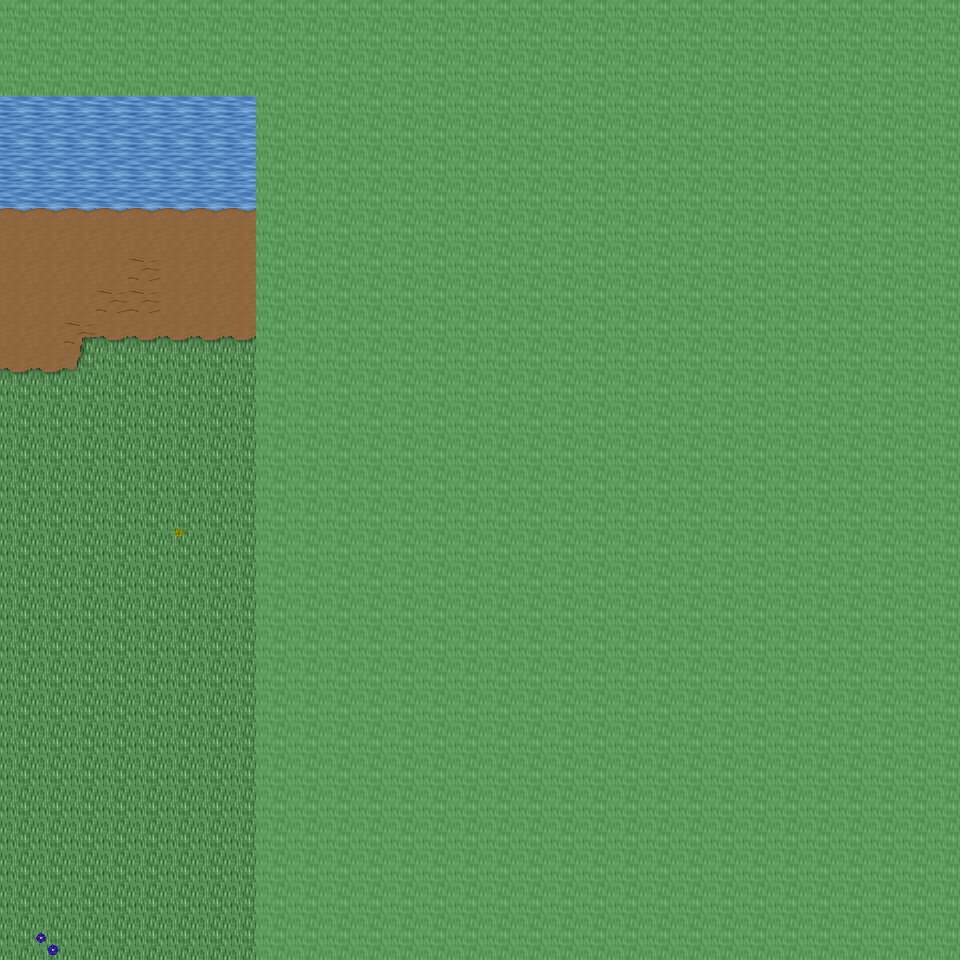

This game map was drawn from its Tiled (.tmx) file and the tilesets committed beside it. A one-line description and the trimmed map source follow:
An orthogonal 30x30 tile map with 32x32 px tiles, 6 tile layers (Ground, Object, Object2, Above, ...), 16 tilesets and 2 objects (2x mapchange).

<map version="1.0" orientation="orthogonal" renderorder="right-down" width="30" height="30" tilewidth="32" tileheight="32" nextobjectid="3">
  <tileset firstgid="1" name="tileset_ground_ground" tilewidth="32" tileheight="32" tilecount="33" columns="3">
    <image source="../drawable/tileset_ground_ground.png" width="96" height="352" />
  </tileset>
  <tileset firstgid="34" name="tileset_ground_water_pool" tilewidth="32" tileheight="32" tilecount="72" columns="3">
    <image source="../drawable/tileset_ground_water_pool.png" width="96" height="768" />
  </tileset>
  <tileset firstgid="106" name="tileset_ground_ridge_earth_dark" tilewidth="32" tileheight="32" tilecount="96" columns="12">
    <image source="../drawable/tileset_ground_ridge_earth_dark.png" width="384" height="256" />
  </tileset>
  <tileset firstgid="202" name="tileset_ground_grass_edges" tilewidth="32" tileheight="32" tilecount="36" columns="12">
    <image source="../drawable/tileset_ground_grass_edges.png" width="384" height="96" />
  </tileset>
  <tileset firstgid="238" name="tileset_ground_earth_edges" tilewidth="32" tileheight="32" tilecount="18" columns="6">
    <image source="../drawable/tileset_ground_earth_edges.png" width="192" height="96" />
  </tileset>
  <tileset firstgid="256" name="tileset_ground_grass_corners" tilewidth="32" tileheight="32" tilecount="24" columns="6">
    <image source="../drawable/tileset_ground_grass_corners.png" width="192" height="128" />
  </tileset>
  <tileset firstgid="280" name="tileset_plant_flower_daisy_blue" tilewidth="32" tileheight="32" tilecount="8" columns="2">
    <image source="../drawable/tileset_plant_flower_daisy_blue.png" width="64" height="128" />
  </tileset>
  <tileset firstgid="288" name="tileset_plant_flower_daisy_yellow" tilewidth="32" tileheight="32" tilecount="8" columns="2">
    <image source="../drawable/tileset_plant_flower_daisy_yellow.png" width="64" height="128" />
  </tileset>
  <tileset firstgid="296" name="tileset_plant_bush_bushes" tilewidth="32" tileheight="32" tilecount="10" columns="5">
    <image source="../drawable/tileset_plant_bush_bushes.png" width="160" height="64" />
  </tileset>
  <tileset firstgid="306" name="tileset_plant_flower_daisy_red" tilewidth="32" tileheight="32" tilecount="8" columns="2">
    <image source="../drawable/tileset_plant_flower_daisy_red.png" width="64" height="128" />
  </tileset>
  <tileset firstgid="314" name="tileset_plant_flower_daisy_white" tilewidth="32" tileheight="32" tilecount="8" columns="2">
    <image source="../drawable/tileset_plant_flower_daisy_white.png" width="64" height="128" />
  </tileset>
  <tileset firstgid="322" name="tileset_logic_collision" tilewidth="32" tileheight="32" tilecount="1" columns="1">
    <image source="../drawable/tileset_logic_collision.png" width="32" height="32" />
  </tileset>
  <tileset firstgid="323" name="tileset_plant_tree_tree_green" tilewidth="32" tileheight="32" tilecount="88" columns="8">
    <image source="../drawable/tileset_plant_tree_tree_green.png" width="256" height="352" />
  </tileset>
  <tileset firstgid="411" name="tileset_building_castle" tilewidth="32" tileheight="32" tilecount="320" columns="20">
    <image source="../drawable/tileset_building_castle.png" width="640" height="512" />
  </tileset>
  <tileset firstgid="731" name="tileset_object_tent" tilewidth="32" tileheight="32" tilecount="9" columns="3">
    <image source="../drawable/tileset_object_tent.png" width="96" height="96" />
  </tileset>
  <tileset firstgid="740" name="tileset_ground_green_paving" tilewidth="32" tileheight="32" tilecount="18" columns="3">
    <image source="../drawable/tileset_ground_green_paving.png" width="96" height="192" />
  </tileset>
  <layer name="Ground" width="30" height="30">
    <data>[900 cells, 900 non-empty, 7 distinct tile ids]</data>
  </layer>
  <layer name="Object" width="30" height="30">
    <data>[900 cells, 136 non-empty, 24 distinct tile ids]</data>
  </layer>
  <layer name="Object2" width="30" height="30">
    <data>[900 cells, 1 non-empty, 1 distinct tile ids]</data>
  </layer>
  <layer name="Above" width="30" height="30">
    <data>[900 cells, 108 non-empty, 16 distinct tile ids]</data>
  </layer>
  <layer name="Above2" width="30" height="30">
    <data>[900 cells, 1 non-empty, 1 distinct tile ids]</data>
  </layer>
  <layer name="Walkable" width="30" height="30">
    <data>[900 cells, 684 non-empty, 1 distinct tile ids]</data>
  </layer>
  <objectgroup name="MapEvents">
    <object id="1" name="south" type="mapchange" x="0" y="928" width="256" height="32">
      <properties>
        <property name="map" value="0_ados_mountain_n2_w2_x3_y1" />
        <property name="place" value="north" />
      </properties>
    </object>
    <object id="2" name="west" type="mapchange" x="0" y="96" width="32" height="864">
      <properties>
        <property name="map" value="0_ados_mountain_n2_w2_x2_y0" />
        <property name="place" value="east" />
      </properties>
    </object>
  </objectgroup>
</map>
